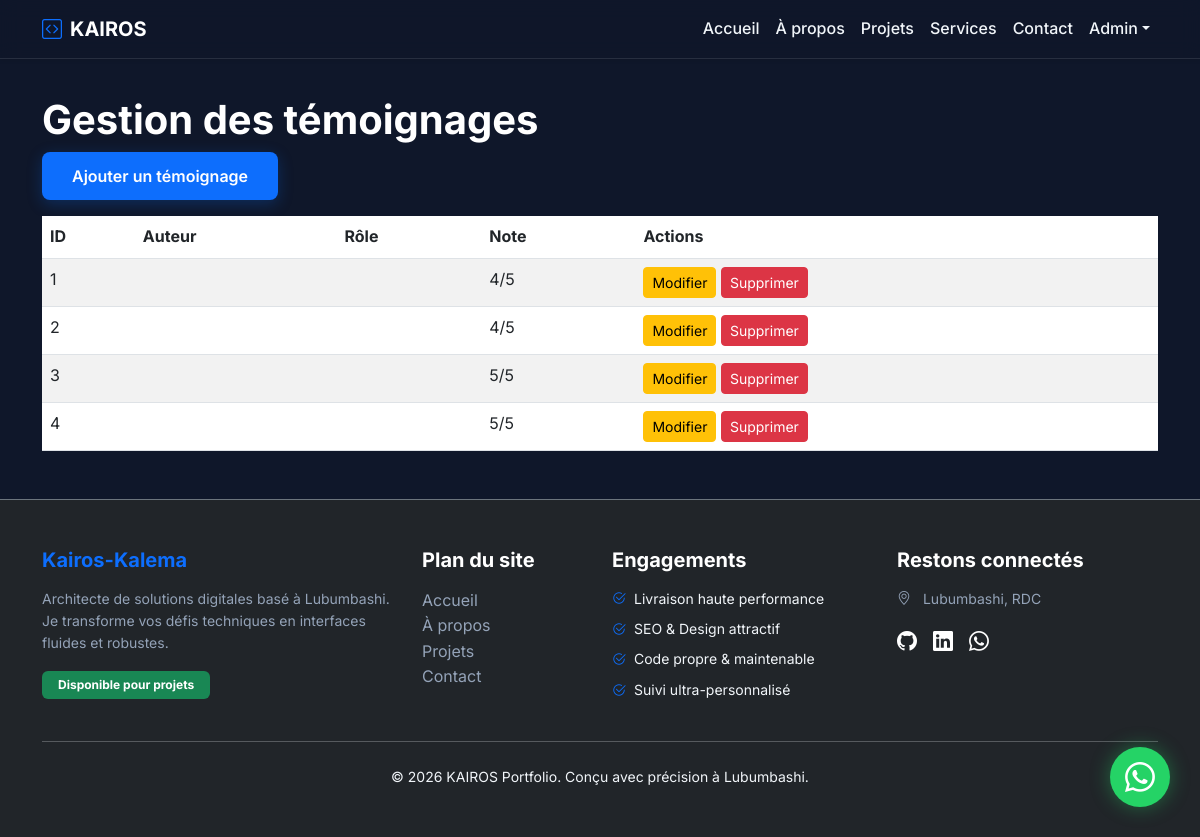
/admin/testimonials (signed in), run on the app's committed database.
### app/models.py (models this page shows)
class Testimonial(db.Model):
    id = db.Column(db.Integer, primary_key=True)
    client_name = db.Column(db.String(100), nullable=False)
    message = db.Column(db.Text, nullable=False)
    rating = db.Column(db.Integer)

### app/admin/route.py (the view)
@bp.route('/testimonials')
@login_required
@admin_required
def testimonials():
    testimonials = Testimonial.query.all()
    return render_template('admin/testimonials.html', testimonials=testimonials)

### app/admin/route.py (called while the page is built)
def admin_required(f):
    @wraps(f)
    def decorated(*args, **kwargs):
        if not current_user.is_authenticated or not current_user.is_admin:
            flash('Accès réservé aux administrateurs.', 'danger')
            return redirect(url_for('auth.login'))
        return f(*args, **kwargs)
    return decorated

### app/templates/admin/testimonials.html
{% extends 'base.html' %}
{% block content %}
<div class="container mt-4">
    <h1>Gestion des témoignages</h1>
    <a href="{{ url_for('admin.testimonial_new') }}" class="btn btn-primary mb-3">Ajouter un témoignage</a>
    <table class="table table-striped">
        <thead>
            <tr><th>ID</th><th>Auteur</th><th>Rôle</th><th>Note</th><th>Actions</th></tr>
        </thead>
        <tbody>
            {% for t in testimonials %}
            <tr>
                <td>{{ t.id }}</td>
                <td>{{ t.author }}</td>
                <td>{{ t.role }}</td>
                <td>{{ t.rating }}/5</td>
                <td>
                    <a href="{{ url_for('admin.testimonial_edit', id=t.id) }}" class="btn btn-sm btn-warning">Modifier</a>
                    <form action="{{ url_for('admin.testimonial_delete', id=t.id) }}" method="POST" style="display:inline;">
                        <button type="submit" class="btn btn-sm btn-danger" onclick="return confirm('Supprimer ce témoignage ?')">Supprimer</button>
                    </form>
                </td>
            </tr>
            {% endfor %}
        </tbody>
    </table>
</div>
{% endblock %}

### app/static/css/style.css (style rules this page uses)
:root { --primary: #0d6efd; --primary-glow: rgba(13, 110, 253, 0.25); --dark-bg: #0f172a; --card-bg: rgba(255, 255, 255, 0.03); --border-color: rgba(255, 255, 255, 0.1); --text-main: #f1f5f9; --text-muted: #94a3b8; --success: #10b981; }
body { font-family: 'Inter', sans-serif; color: var(--text-main); background-color: var(--dark-bg); overflow-x: hidden; line-height: 1.6; }
p, li, label, span, div:not(.vscode-footer) { color: var(--text-main); }
h1, h2, h3, h4, h5, h6, .h1, .h2, .h3, .h4, .h5, .h6 { color: #ffffff !important; font-weight: 700; }
.btn-primary { background: var(--primary); border: none; padding: 12px 30px; border-radius: 8px; font-weight: 600; box-shadow: 0 4px 15px var(--primary-glow); }

### data on the page
Testimonial: id "1", rating "4"
Testimonial: id "2", rating "4"
Testimonial: id "3", rating "5"
Testimonial: id "4", rating "5"
